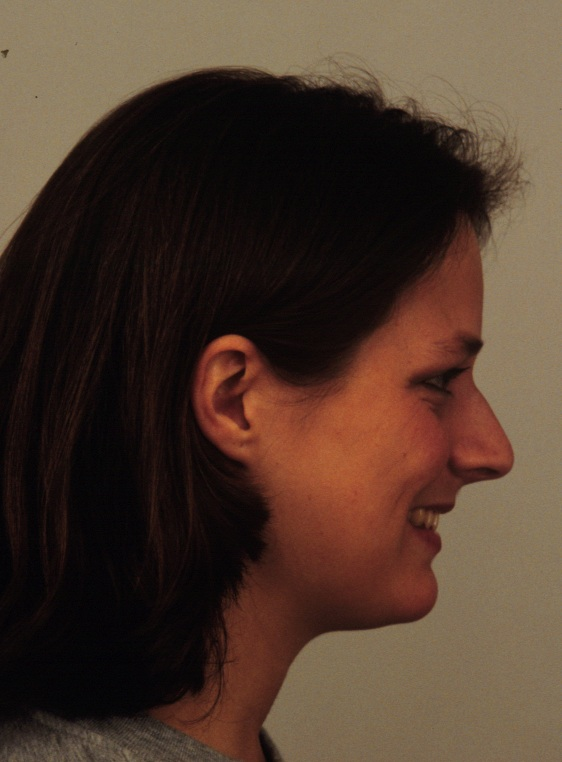
#> input picture KDEF/AF01/AF01HAFR.JPG, 562 x 762 px; its folder holds only this picture in this run
$ python data_preprocessing.py
#> lines starting #> are read from the running program, lines starting #| are printed output that depends on the picture
import os
import cv2 as cv
import numpy as np
import random

path = "./KDEF/"

# 数据集路径
save_path = "./data/KDEF_order/"
save_path_train = "./data/KDEF_order_train/"
save_path_test = "./data/KDEF_order_test/"

# 确认路径
def check_dir(path):
    if not os.path.exists(path):
        os.makedirs(path)


check_dir(save_path)
check_dir(save_path_train)
check_dir(save_path_test)

# 保存每个类别的图片数量
abr_dict = {"AF": 0, "AN": 0, "DI": 0, "HA": 0, "NE": 0, "SA": 0, "SU": 0}


# 遍历文件夹
files = os.listdir(path)
for file_dir in files:

    for file in os.listdir(path + file_dir):
        temp = file.split(".")
        # 获取表情信息
        abr = temp[0][4:6]

        if abr in abr_dict.keys():
            temp_img = cv.imread(path + file_dir + '/' + file)
#> temp_img is the input picture: shape (762, 562, 3); mean B, G, R 44, 56.8, 77
            # 判断图片是否为空
            if np.mean(temp_img) > 30:
                abr_dict[abr] += 1
                file_name = save_path + abr + str(abr_dict[abr]) + ".jpg"


                temp_img = cv.resize(temp_img, (762, 762))
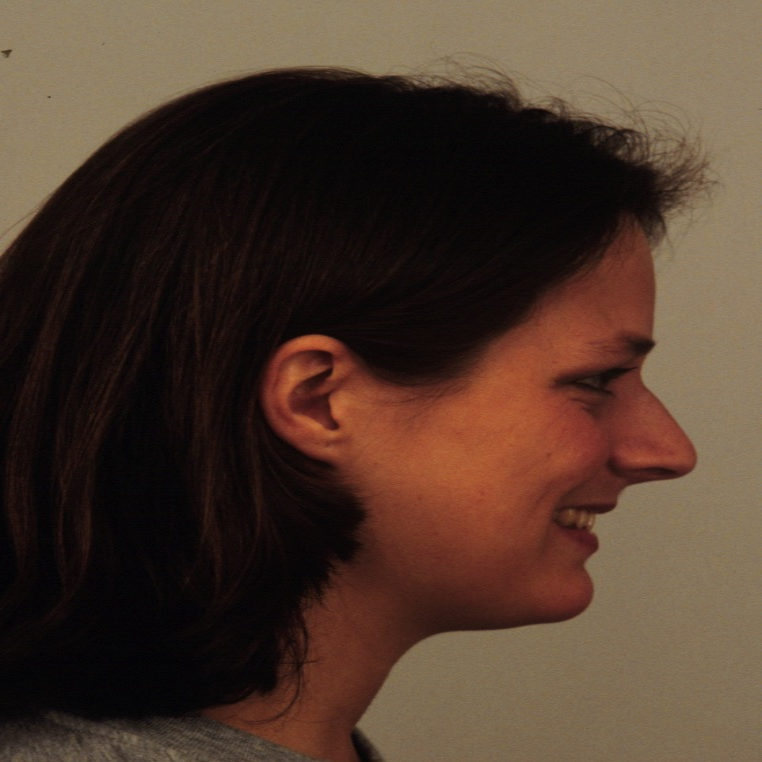
#> temp_img: shape (762, 762, 3); mean B, G, R 44, 56.8, 77
                cv.imwrite(file_name, temp_img)
            # 图片为空则记录
            else:
                print(path + file + "/" + file)

                with open("./data/error_pic.txt", "a") as f:
                    f.write(path + file + "/" + file + "\n")
#> pass 2 of the loop `for file_dir in files:`:
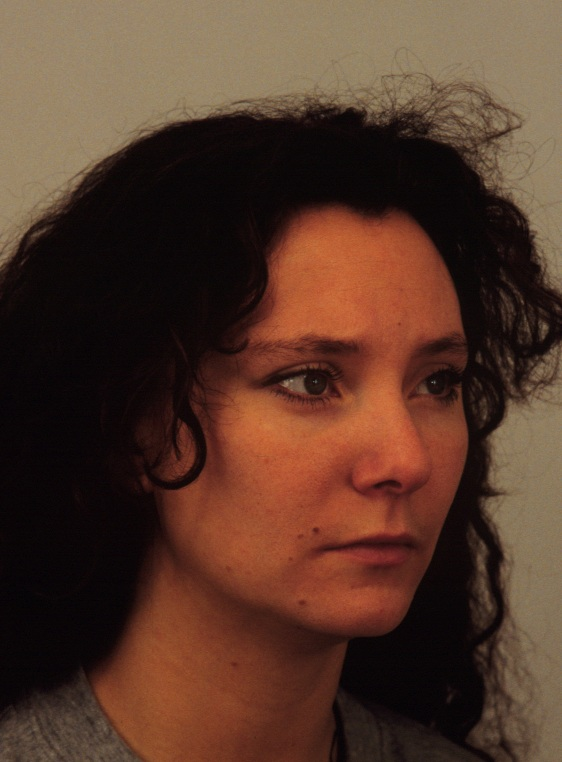
#> input picture KDEF/AF02/AF02NEHR.JPG, 562 x 762 px
#> temp_img is the input picture: shape (762, 562, 3); mean B, G, R 41.8, 56, 85.3
#> `temp_img = cv.resize(temp_img, (762, 762))`:
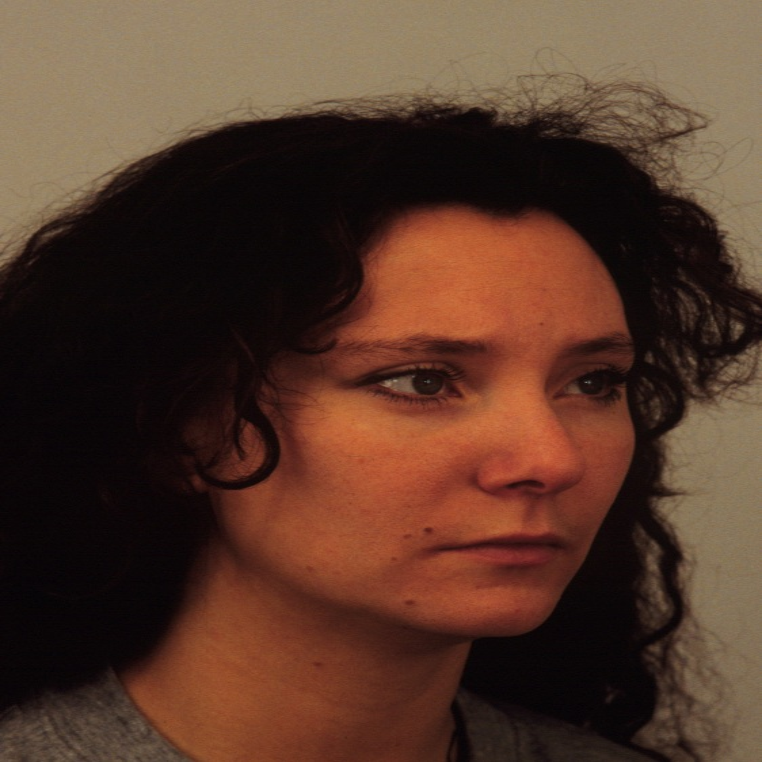
#> temp_img: shape (762, 762, 3); mean B, G, R 41.8, 56, 85.3
#> pass 3 of the loop `for file_dir in files:`:
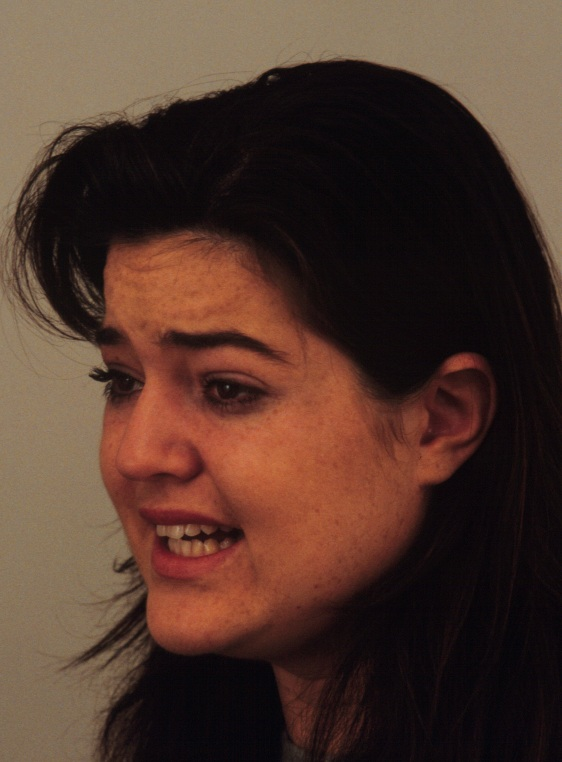
#> input picture KDEF/AF03/AF03AFHL.JPG, 562 x 762 px
#> temp_img is the input picture: shape (762, 562, 3); mean B, G, R 44.3, 55.2, 80.4
#> `temp_img = cv.resize(temp_img, (762, 762))`:
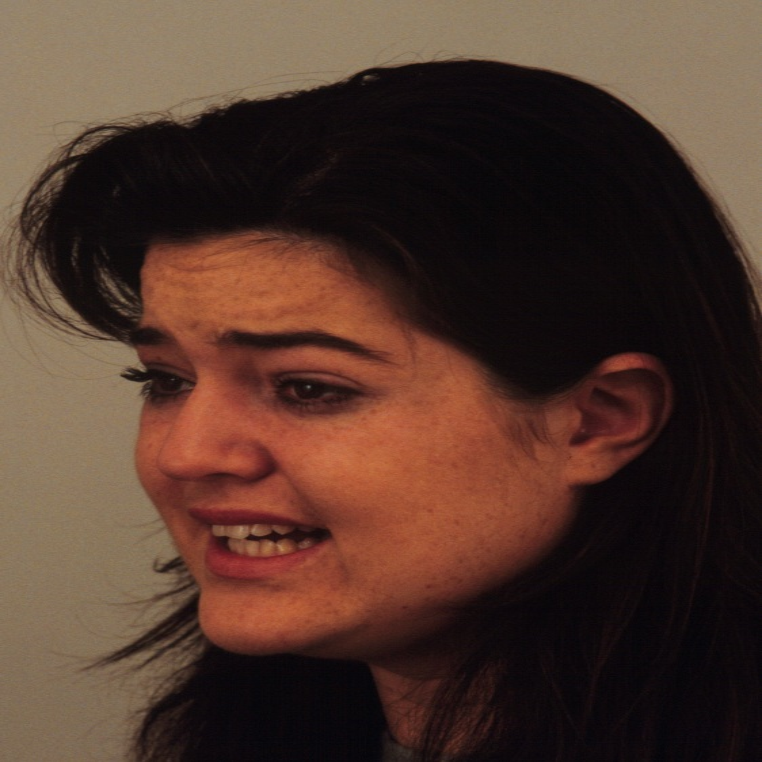
#> temp_img: shape (762, 762, 3); mean B, G, R 44.3, 55.2, 80.4

# 划分数据集
files = os.listdir(save_path)
length = len(files)
rand_seed = random.sample(range(0, length), length)
rand_seed_test = rand_seed[4000:]
rand_seed_train = rand_seed[:4000]


for i in rand_seed_train:
    train_read_path = save_path + files[i]
    train_save_path = save_path_train + files[i]
    img = cv.imread(train_read_path)
    cv.imwrite(train_save_path, img)
#> pass 2 of the loop `for i in rand_seed_train:`:
#> pass 3 of the loop `for i in rand_seed_train:`:

for i in rand_seed_test:
    test_read_path = save_path + files[i]
    test_save_path = save_path_test + files[i]
    img = cv.imread(test_read_path)
    cv.imwrite(test_save_path, img)

print("数据集划分完成")
